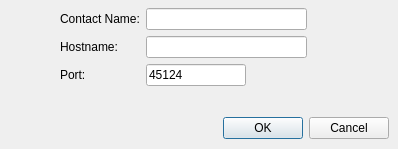
<ui version="4.0" >
 <class>RvNetworkConnect</class>
 <widget class="QDialog" name="RvNetworkConnect" >
  <property name="geometry" >
   <rect>
    <x>0</x>
    <y>0</y>
    <width>398</width>
    <height>149</height>
   </rect>
  </property>
  <property name="windowTitle" >
   <string>Dialog</string>
  </property>
  <widget class="QDialogButtonBox" name="buttonBox" >
   <property name="geometry" >
    <rect>
     <x>4</x>
     <y>112</y>
     <width>385</width>
     <height>32</height>
    </rect>
   </property>
   <property name="orientation" >
    <enum>Qt::Horizontal</enum>
   </property>
   <property name="standardButtons" >
    <set>QDialogButtonBox::Cancel|QDialogButtonBox::Ok</set>
   </property>
  </widget>
  <widget class="QWidget" name="layoutWidget" >
   <property name="geometry" >
    <rect>
     <x>60</x>
     <y>8</y>
     <width>247</width>
     <height>88</height>
    </rect>
   </property>
   <layout class="QFormLayout" name="formLayout" >
    <item row="0" column="0" >
     <widget class="QLabel" name="nameLabel" >
      <property name="text" >
       <string>Contact Name:</string>
      </property>
     </widget>
    </item>
    <item row="0" column="1" >
     <widget class="QLineEdit" name="nameLineEdit" />
    </item>
    <item row="1" column="0" >
     <widget class="QLabel" name="label" >
      <property name="text" >
       <string>Hostname:</string>
      </property>
     </widget>
    </item>
    <item row="1" column="1" >
     <widget class="QLineEdit" name="hostnameLineEdit" />
    </item>
    <item row="2" column="0" >
     <widget class="QLabel" name="label_3" >
      <property name="text" >
       <string>Port:</string>
      </property>
     </widget>
    </item>
    <item row="2" column="1" >
     <widget class="QLineEdit" name="portLineEdit" >
      <property name="maximumSize" >
       <size>
        <width>100</width>
        <height>16777215</height>
       </size>
      </property>
      <property name="text" >
       <string>45124</string>
      </property>
     </widget>
    </item>
   </layout>
  </widget>
 </widget>
 <tabstops>
  <tabstop>hostnameLineEdit</tabstop>
  <tabstop>portLineEdit</tabstop>
  <tabstop>buttonBox</tabstop>
  <tabstop>nameLineEdit</tabstop>
 </tabstops>
 <resources/>
 <connections>
  <connection>
   <sender>buttonBox</sender>
   <signal>accepted()</signal>
   <receiver>RvNetworkConnect</receiver>
   <slot>accept()</slot>
   <hints>
    <hint type="sourcelabel" >
     <x>248</x>
     <y>254</y>
    </hint>
    <hint type="destinationlabel" >
     <x>157</x>
     <y>274</y>
    </hint>
   </hints>
  </connection>
  <connection>
   <sender>buttonBox</sender>
   <signal>rejected()</signal>
   <receiver>RvNetworkConnect</receiver>
   <slot>reject()</slot>
   <hints>
    <hint type="sourcelabel" >
     <x>316</x>
     <y>260</y>
    </hint>
    <hint type="destinationlabel" >
     <x>286</x>
     <y>274</y>
    </hint>
   </hints>
  </connection>
 </connections>
</ui>
